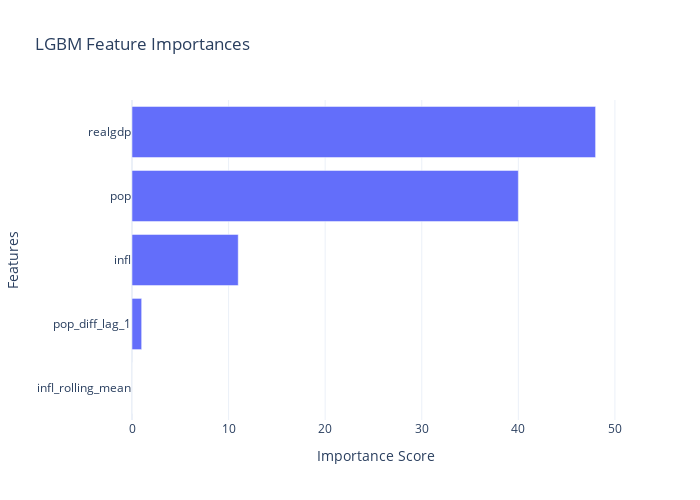

Here is the notebook cell this chart was saved with:
### Markdown cell above
Feature importance plot for the LGBM model

### Code cell
lgb_importances = lgb_model.feature_importances_
feature_names = X_full.columns

importance_df = pd.DataFrame({
    'Feature': feature_names,
    'Importance': lgb_importances
}).sort_values(by='Importance', ascending=True)

fig = px.bar(
    importance_df,
    x='Importance',
    y='Feature',
    orientation='h',
    title='LGBM Feature Importances',
    labels={'Importance': 'Importance Score'},
    template='plotly_white'
)

fig.update_layout(
    width=700,
    height=500,
    yaxis_title="Features",
    xaxis_title="Importance Score"
)

fig.show()

### Figure 1 — Plotly figure (JSON) as saved in the notebook; plotly's stock layout.template omitted (floating-point values rounded to 4 significant figures)
{"data": [{"alignmentgroup": "True", "hovertemplate": "Importance Score=%{x}<br>Feature=%{y}<extra></extra>", "legendgroup": "", "marker": {"color": "#636efa", "pattern": {"shape": ""}}, "name": "", "offsetgroup": "", "orientation": "h", "showlegend": false, "textposition": "auto", "type": "bar", "x": [0, 1, 11, 40, 48], "xaxis": "x", "y": ["infl_rolling_mean", "pop_diff_lag_1", "infl", "pop", "realgdp"], "yaxis": "y"}], "layout": {"barmode": "relative", "height": 500, "legend": {"tracegroupgap": 0}, "title": {"text": "LGBM Feature Importances"}, "width": 700, "xaxis": {"anchor": "y", "autorange": true, "domain": [0, 1], "range": [0, 50.53], "title": {"text": "Importance Score"}, "type": "linear"}, "yaxis": {"anchor": "x", "autorange": true, "domain": [0, 1], "range": [-0.5, 4.5], "title": {"text": "Features"}, "type": "category"}}}
